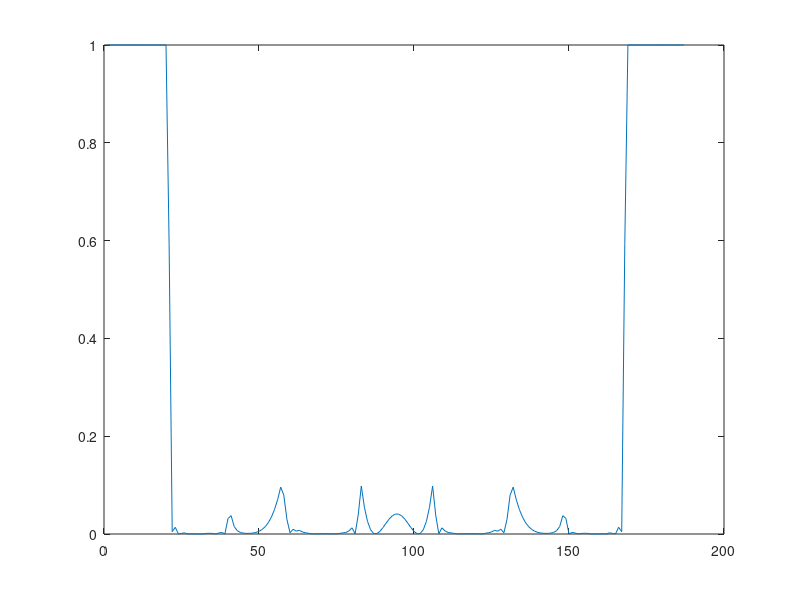

This chart was generated by the following MATLAB code:
t = -10:.12:10;


x = sin(2*pi*t) - sin(2*pi*3*t);
Xf = abs(fft(x));
sinco = sinc([-1:.1:1]);
%stem(Xf)
X=conv(Xf,sinco);
%plot(X)


X = X/7.5;
qX = round(X);
%plot(qX);

noise = qX - X;
noiseamp = noise.*noise;
%plot(noiseamp);
signalamp = X.*X;
%plot(signalamp)
Y = noiseamp./signalamp
plot(Y)